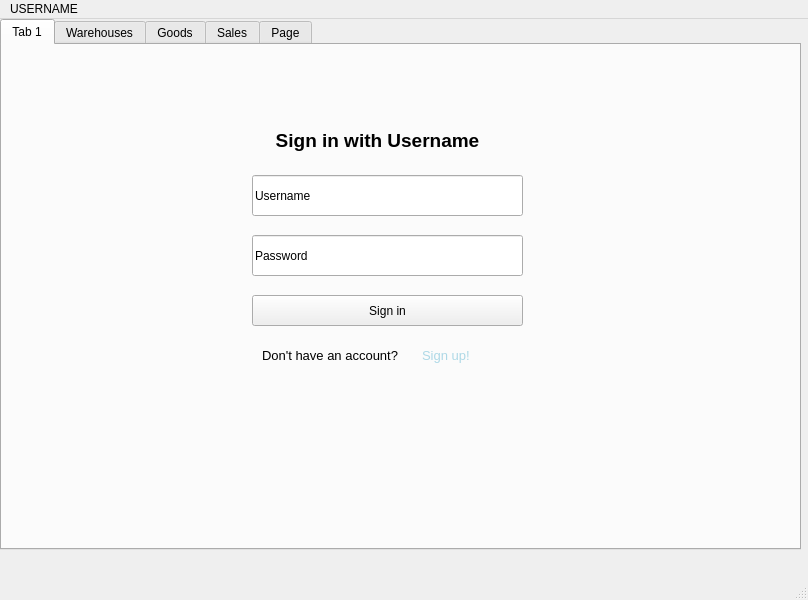
<?xml version="1.0" encoding="UTF-8"?>
<ui version="4.0">
 <class>MainWindow</class>
 <widget class="QMainWindow" name="MainWindow">
  <property name="geometry">
   <rect>
    <x>0</x>
    <y>0</y>
    <width>808</width>
    <height>600</height>
   </rect>
  </property>
  <property name="windowTitle">
   <string>MainWindow</string>
  </property>
  <widget class="QWidget" name="centralwidget">
   <widget class="QTabWidget" name="tabWidget">
    <property name="geometry">
     <rect>
      <x>0</x>
      <y>0</y>
      <width>801</width>
      <height>531</height>
     </rect>
    </property>
    <property name="currentIndex">
     <number>0</number>
    </property>
    <widget class="QWidget" name="tab">
     <attribute name="title">
      <string>Tab 1</string>
     </attribute>
     <widget class="QWidget" name="SigWidget" native="true">
      <property name="enabled">
       <bool>true</bool>
      </property>
      <property name="geometry">
       <rect>
        <x>0</x>
        <y>0</y>
        <width>801</width>
        <height>501</height>
       </rect>
      </property>
      <widget class="QLineEdit" name="lineEdit">
       <property name="geometry">
        <rect>
         <x>250</x>
         <y>130</y>
         <width>271</width>
         <height>41</height>
        </rect>
       </property>
       <property name="text">
        <string>Username</string>
       </property>
      </widget>
      <widget class="QLineEdit" name="lineEdit_2">
       <property name="geometry">
        <rect>
         <x>250</x>
         <y>190</y>
         <width>271</width>
         <height>41</height>
        </rect>
       </property>
       <property name="text">
        <string>Password</string>
       </property>
      </widget>
      <widget class="QPushButton" name="pushButton">
       <property name="geometry">
        <rect>
         <x>250</x>
         <y>250</y>
         <width>271</width>
         <height>31</height>
        </rect>
       </property>
       <property name="text">
        <string>Sign in</string>
       </property>
      </widget>
      <widget class="QLabel" name="label">
       <property name="geometry">
        <rect>
         <x>190</x>
         <y>70</y>
         <width>371</width>
         <height>51</height>
        </rect>
       </property>
       <property name="font">
        <font>
         <pointsize>14</pointsize>
         <bold>true</bold>
        </font>
       </property>
       <property name="text">
        <string>Sign in with Username</string>
       </property>
       <property name="alignment">
        <set>Qt::AlignmentFlag::AlignCenter</set>
       </property>
      </widget>
      <widget class="QLabel" name="label_2">
       <property name="geometry">
        <rect>
         <x>260</x>
         <y>300</y>
         <width>151</width>
         <height>21</height>
        </rect>
       </property>
       <property name="font">
        <font>
         <pointsize>10</pointsize>
        </font>
       </property>
       <property name="text">
        <string>Don't have an account?</string>
       </property>
      </widget>
      <widget class="ClickableLabel" name="label_3">
       <property name="geometry">
        <rect>
         <x>420</x>
         <y>300</y>
         <width>91</width>
         <height>21</height>
        </rect>
       </property>
       <property name="font">
        <font>
         <pointsize>10</pointsize>
        </font>
       </property>
       <property name="styleSheet">
        <string notr="true">color: #ADD8E6;</string>
       </property>
       <property name="text">
        <string>Sign up!</string>
       </property>
      </widget>
      <widget class="QLabel" name="label_4">
       <property name="geometry">
        <rect>
         <x>250</x>
         <y>330</y>
         <width>271</width>
         <height>31</height>
        </rect>
       </property>
       <property name="font">
        <font>
         <pointsize>10</pointsize>
         <italic>true</italic>
        </font>
       </property>
       <property name="styleSheet">
        <string notr="true">color: red;</string>
       </property>
       <property name="text">
        <string/>
       </property>
       <property name="alignment">
        <set>Qt::AlignmentFlag::AlignCenter</set>
       </property>
      </widget>
     </widget>
    </widget>
    <widget class="QWidget" name="tab_2">
     <attribute name="title">
      <string>Warehouses</string>
     </attribute>
     <widget class="QTableWidget" name="tableWidget">
      <property name="geometry">
       <rect>
        <x>0</x>
        <y>30</y>
        <width>231</width>
        <height>461</height>
       </rect>
      </property>
     </widget>
     <widget class="QTableWidget" name="tableWidget_4">
      <property name="enabled">
       <bool>true</bool>
      </property>
      <property name="geometry">
       <rect>
        <x>240</x>
        <y>30</y>
        <width>211</width>
        <height>461</height>
       </rect>
      </property>
     </widget>
     <widget class="QLabel" name="label_5">
      <property name="geometry">
       <rect>
        <x>40</x>
        <y>0</y>
        <width>141</width>
        <height>31</height>
       </rect>
      </property>
      <property name="font">
       <font>
        <pointsize>14</pointsize>
        <bold>true</bold>
       </font>
      </property>
      <property name="text">
       <string>Warehouse1</string>
      </property>
      <property name="alignment">
       <set>Qt::AlignmentFlag::AlignCenter</set>
      </property>
     </widget>
     <widget class="QLabel" name="label_6">
      <property name="geometry">
       <rect>
        <x>260</x>
        <y>0</y>
        <width>141</width>
        <height>31</height>
       </rect>
      </property>
      <property name="font">
       <font>
        <pointsize>14</pointsize>
        <bold>true</bold>
       </font>
      </property>
      <property name="text">
       <string>Warehouse2</string>
      </property>
      <property name="alignment">
       <set>Qt::AlignmentFlag::AlignCenter</set>
      </property>
     </widget>
    </widget>
    <widget class="QWidget" name="tab_3">
     <attribute name="title">
      <string>Goods</string>
     </attribute>
     <widget class="QTableWidget" name="tableWidget_2">
      <property name="geometry">
       <rect>
        <x>0</x>
        <y>0</y>
        <width>301</width>
        <height>491</height>
       </rect>
      </property>
     </widget>
     <widget class="QPushButton" name="pushButton_2">
      <property name="geometry">
       <rect>
        <x>710</x>
        <y>70</y>
        <width>80</width>
        <height>24</height>
       </rect>
      </property>
      <property name="text">
       <string>Add</string>
      </property>
     </widget>
     <widget class="QTableWidget" name="tableWidget_5">
      <property name="geometry">
       <rect>
        <x>530</x>
        <y>0</y>
        <width>271</width>
        <height>51</height>
       </rect>
      </property>
      <row>
       <property name="text">
        <string>New good</string>
       </property>
      </row>
      <column>
       <property name="text">
        <string>name</string>
       </property>
      </column>
      <column>
       <property name="text">
        <string>priority</string>
       </property>
      </column>
     </widget>
     <widget class="QLabel" name="label_7">
      <property name="geometry">
       <rect>
        <x>520</x>
        <y>120</y>
        <width>271</width>
        <height>91</height>
       </rect>
      </property>
      <property name="font">
       <font>
        <pointsize>10</pointsize>
        <italic>true</italic>
       </font>
      </property>
      <property name="styleSheet">
       <string notr="true">color: red;</string>
      </property>
      <property name="text">
       <string/>
      </property>
      <property name="alignment">
       <set>Qt::AlignmentFlag::AlignCenter</set>
      </property>
     </widget>
    </widget>
    <widget class="QWidget" name="tab_4">
     <attribute name="title">
      <string>Sales</string>
     </attribute>
     <widget class="QTableWidget" name="tableWidget_3">
      <property name="geometry">
       <rect>
        <x>0</x>
        <y>0</y>
        <width>361</width>
        <height>491</height>
       </rect>
      </property>
     </widget>
     <widget class="QPushButton" name="pushButton_3">
      <property name="geometry">
       <rect>
        <x>710</x>
        <y>70</y>
        <width>80</width>
        <height>24</height>
       </rect>
      </property>
      <property name="text">
       <string>Add</string>
      </property>
     </widget>
     <widget class="QTableWidget" name="tableWidget_6">
      <property name="geometry">
       <rect>
        <x>440</x>
        <y>0</y>
        <width>361</width>
        <height>51</height>
       </rect>
      </property>
      <row>
       <property name="text">
        <string>New sale</string>
       </property>
      </row>
      <column>
       <property name="text">
        <string>good_id</string>
       </property>
      </column>
      <column>
       <property name="text">
        <string>good_count</string>
       </property>
      </column>
      <column>
       <property name="text">
        <string>date</string>
       </property>
      </column>
     </widget>
     <widget class="QLabel" name="label_8">
      <property name="geometry">
       <rect>
        <x>440</x>
        <y>120</y>
        <width>351</width>
        <height>91</height>
       </rect>
      </property>
      <property name="font">
       <font>
        <pointsize>10</pointsize>
        <italic>true</italic>
       </font>
      </property>
      <property name="styleSheet">
       <string notr="true">color: red;</string>
      </property>
      <property name="text">
       <string/>
      </property>
      <property name="alignment">
       <set>Qt::AlignmentFlag::AlignCenter</set>
      </property>
     </widget>
     <widget class="QTableWidget" name="tableWidget_7">
      <property name="geometry">
       <rect>
        <x>400</x>
        <y>290</y>
        <width>341</width>
        <height>201</height>
       </rect>
      </property>
     </widget>
     <widget class="QPushButton" name="pushButton_4">
      <property name="geometry">
       <rect>
        <x>520</x>
        <y>250</y>
        <width>111</width>
        <height>24</height>
       </rect>
      </property>
      <property name="text">
       <string>Top 5</string>
      </property>
     </widget>
    </widget>
    <widget class="QWidget" name="tab_5">
     <attribute name="title">
      <string>Page</string>
     </attribute>
     <widget class="QDateEdit" name="dateEdit">
      <property name="geometry">
       <rect>
        <x>20</x>
        <y>70</y>
        <width>110</width>
        <height>25</height>
       </rect>
      </property>
      <property name="dateTime">
       <datetime>
        <hour>0</hour>
        <minute>0</minute>
        <second>0</second>
        <year>2023</year>
        <month>10</month>
        <day>1</day>
       </datetime>
      </property>
      <property name="displayFormat">
       <string>yyyy-MM-dd</string>
      </property>
     </widget>
     <widget class="QDateEdit" name="dateEdit_2">
      <property name="geometry">
       <rect>
        <x>20</x>
        <y>100</y>
        <width>110</width>
        <height>25</height>
       </rect>
      </property>
      <property name="dateTime">
       <datetime>
        <hour>0</hour>
        <minute>0</minute>
        <second>0</second>
        <year>2023</year>
        <month>10</month>
        <day>2</day>
       </datetime>
      </property>
      <property name="displayFormat">
       <string>yyyy-MM-dd</string>
      </property>
     </widget>
     <widget class="QComboBox" name="comboBox">
      <property name="geometry">
       <rect>
        <x>20</x>
        <y>40</y>
        <width>231</width>
        <height>24</height>
       </rect>
      </property>
     </widget>
     <widget class="QPushButton" name="pushButton_5">
      <property name="geometry">
       <rect>
        <x>20</x>
        <y>170</y>
        <width>80</width>
        <height>24</height>
       </rect>
      </property>
      <property name="text">
       <string>Graph</string>
      </property>
     </widget>
     <widget class="QWidget" name="verticalLayoutWidget">
      <property name="geometry">
       <rect>
        <x>10</x>
        <y>220</y>
        <width>741</width>
        <height>271</height>
       </rect>
      </property>
      <layout class="QVBoxLayout" name="verticalLayout"/>
     </widget>
     <widget class="QPushButton" name="pushButton_6">
      <property name="geometry">
       <rect>
        <x>300</x>
        <y>40</y>
        <width>80</width>
        <height>24</height>
       </rect>
      </property>
      <property name="text">
       <string>Change</string>
      </property>
     </widget>
     <widget class="QLabel" name="label_9">
      <property name="geometry">
       <rect>
        <x>450</x>
        <y>40</y>
        <width>181</width>
        <height>51</height>
       </rect>
      </property>
      <property name="font">
       <font>
        <bold>true</bold>
       </font>
      </property>
      <property name="text">
       <string/>
      </property>
     </widget>
    </widget>
   </widget>
  </widget>
  <widget class="QMenuBar" name="menubar">
   <property name="geometry">
    <rect>
     <x>0</x>
     <y>0</y>
     <width>808</width>
     <height>21</height>
    </rect>
   </property>
   <widget class="QMenu" name="menuUSERNAME">
    <property name="title">
     <string>USERNAME</string>
    </property>
   </widget>
   <addaction name="menuUSERNAME"/>
  </widget>
  <widget class="QStatusBar" name="statusbar"/>
 </widget>
 <customwidgets>
  <customwidget>
   <class>ClickableLabel</class>
   <extends>QLabel</extends>
   <header location="global">Clickablelabel.h</header>
  </customwidget>
 </customwidgets>
 <resources/>
 <connections/>
</ui>
